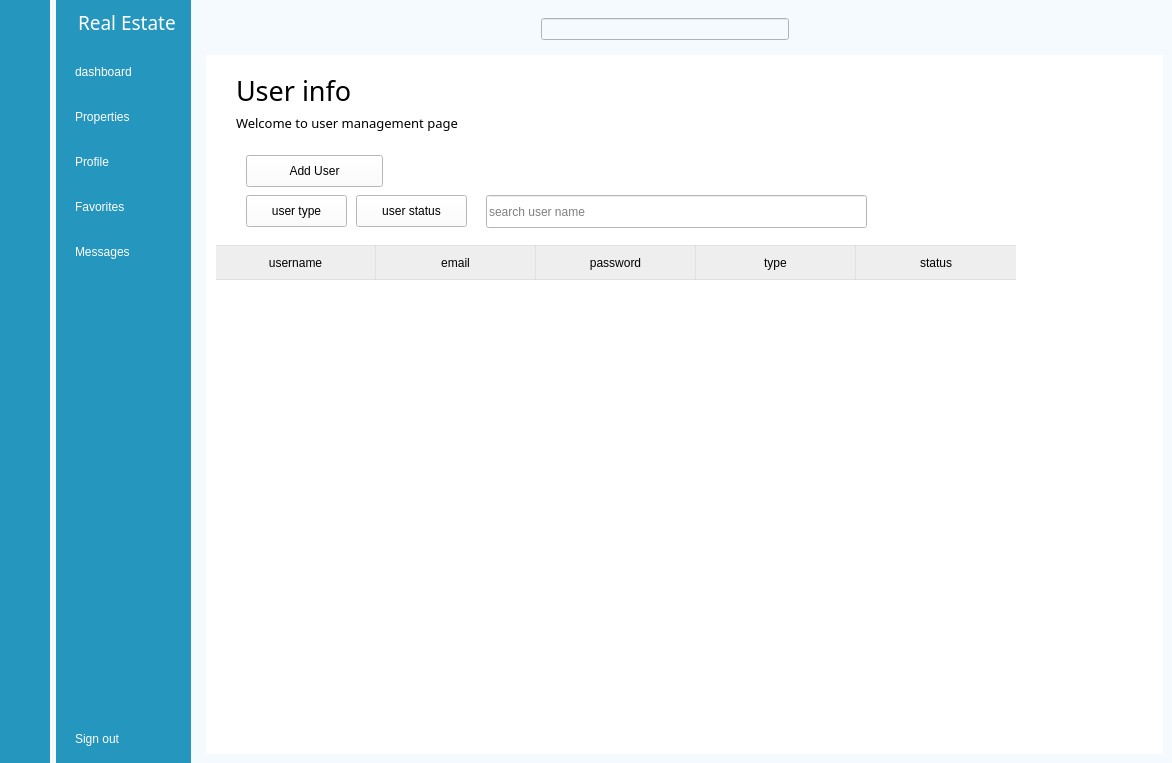
<?xml version="1.0" encoding="UTF-8"?>
<ui version="4.0">
 <class>BuyerMenu</class>
 <widget class="QMainWindow" name="BuyerMenu">
  <property name="geometry">
   <rect>
    <x>0</x>
    <y>0</y>
    <width>1172</width>
    <height>763</height>
   </rect>
  </property>
  <property name="windowTitle">
   <string>MainWindow</string>
  </property>
  <property name="styleSheet">
   <string notr="true">background-color: rgb(245, 250, 254);</string>
  </property>
  <widget class="QWidget" name="centralwidget">
   <layout class="QGridLayout" name="gridLayout">
    <property name="leftMargin">
     <number>0</number>
    </property>
    <property name="topMargin">
     <number>0</number>
    </property>
    <property name="rightMargin">
     <number>0</number>
    </property>
    <property name="bottomMargin">
     <number>0</number>
    </property>
    <item row="0" column="0">
     <widget class="QWidget" name="icon_name_widget_2" native="true">
      <property name="styleSheet">
       <string notr="true">QWidget{
	
	background-color: rgb(37, 150, 190);
}

QPushButton{
	color:white;
	height:30px;
	border:none;
	font: 10pt &quot;PT Root UI&quot;;
	border-radius:10px
}

QPushButton:checked{
	background-color:#f5fafe;
	color:#1f95ef;
	font-weight:bold
	
}</string>
      </property>
      <layout class="QVBoxLayout" name="verticalLayout_3">
       <item>
        <layout class="QHBoxLayout" name="horizontalLayout_3">
         <item>
          <widget class="QLabel" name="label_4">
           <property name="text">
            <string/>
           </property>
           <property name="pixmap">
            <pixmap resource="res.qrc">:/white/icons/white/home.svg</pixmap>
           </property>
          </widget>
         </item>
        </layout>
       </item>
       <item>
        <layout class="QVBoxLayout" name="verticalLayout">
         <property name="spacing">
          <number>15</number>
         </property>
         <property name="topMargin">
          <number>15</number>
         </property>
         <item>
          <widget class="QPushButton" name="btn_dashboard1">
           <property name="text">
            <string/>
           </property>
           <property name="icon">
            <iconset resource="res.qrc">
             <normaloff>:/icons2/icons/icon2/dashboard_white.png</normaloff>
             <normalon>:/icons2/icons/icon2/dashboard.png</normalon>:/icons2/icons/icon2/dashboard_white.png</iconset>
           </property>
           <property name="checkable">
            <bool>true</bool>
           </property>
           <property name="autoExclusive">
            <bool>true</bool>
           </property>
          </widget>
         </item>
         <item>
          <widget class="QPushButton" name="btn_properties1">
           <property name="text">
            <string/>
           </property>
           <property name="icon">
            <iconset resource="res.qrc">
             <normaloff>:/white/icons/white/search.svg</normaloff>
             <normalon>:/icons2/icons/icon2/iconizer-search.svg</normalon>:/white/icons/white/search.svg</iconset>
           </property>
           <property name="checkable">
            <bool>true</bool>
           </property>
           <property name="autoExclusive">
            <bool>true</bool>
           </property>
          </widget>
         </item>
         <item>
          <widget class="QPushButton" name="btn_profile1">
           <property name="text">
            <string/>
           </property>
           <property name="icon">
            <iconset resource="res.qrc">
             <normaloff>:/icons2/icons/icon2/profile_white.png</normaloff>
             <normalon>:/icons2/icons/icon2/profile.png</normalon>:/icons2/icons/icon2/profile_white.png</iconset>
           </property>
           <property name="checkable">
            <bool>true</bool>
           </property>
           <property name="autoExclusive">
            <bool>true</bool>
           </property>
          </widget>
         </item>
         <item>
          <widget class="QPushButton" name="btn_favorites1">
           <property name="text">
            <string/>
           </property>
           <property name="icon">
            <iconset resource="res.qrc">
             <normaloff>:/white/icons/white/heart.svg</normaloff>
             <normalon>:/icons2/icons/icon2/iconizer-heart.svg</normalon>:/white/icons/white/heart.svg</iconset>
           </property>
           <property name="checkable">
            <bool>true</bool>
           </property>
           <property name="autoExclusive">
            <bool>true</bool>
           </property>
          </widget>
         </item>
         <item>
          <widget class="QPushButton" name="btn_messages1">
           <property name="text">
            <string/>
           </property>
           <property name="icon">
            <iconset resource="res.qrc">
             <normaloff>:/icons2/icons/icon2/messages_white.png</normaloff>
             <normalon>:/icons2/icons/icon2/messages.png</normalon>:/icons2/icons/icon2/messages_white.png</iconset>
           </property>
           <property name="checkable">
            <bool>true</bool>
           </property>
           <property name="autoExclusive">
            <bool>true</bool>
           </property>
          </widget>
         </item>
        </layout>
       </item>
       <item>
        <spacer name="verticalSpacer_3">
         <property name="orientation">
          <enum>Qt::Vertical</enum>
         </property>
         <property name="sizeHint" stdset="0">
          <size>
           <width>20</width>
           <height>246</height>
          </size>
         </property>
        </spacer>
       </item>
       <item>
        <widget class="QPushButton" name="btn_signout1">
         <property name="text">
          <string/>
         </property>
         <property name="icon">
          <iconset resource="res.qrc">
           <normaloff>:/icons2/icons/icon2/log_out_white.png</normaloff>
           <normalon>:/icons2/icons/icon2/log_out.png</normalon>:/icons2/icons/icon2/log_out_white.png</iconset>
         </property>
         <property name="checkable">
          <bool>true</bool>
         </property>
        </widget>
       </item>
      </layout>
     </widget>
    </item>
    <item row="0" column="1">
     <widget class="QWidget" name="icon_name_widget" native="true">
      <property name="styleSheet">
       <string notr="true">QWidget{
	background-color: rgb(37, 150, 190);
	color:white;
}

QPushButton{
	color:white;
	text-align:left;
	height:30px;
	font: 10pt &quot;PT Root UI&quot;;
	border:none;
	padding-left:10px;
	border-top-left-radius:10px;
	border-bottom-left-radius:10px;
}

QPushButton:checked{
	background-color:#f5fafe;
	color:#1f95ef;
	font-weight:bold

}</string>
      </property>
      <layout class="QVBoxLayout" name="verticalLayout_4">
       <property name="rightMargin">
        <number>0</number>
       </property>
       <item>
        <layout class="QHBoxLayout" name="horizontalLayout_2">
         <property name="rightMargin">
          <number>15</number>
         </property>
         <item>
          <widget class="QLabel" name="label_2">
           <property name="text">
            <string/>
           </property>
           <property name="pixmap">
            <pixmap resource="res.qrc">:/white/icons/white/home.svg</pixmap>
           </property>
          </widget>
         </item>
         <item>
          <widget class="QLabel" name="label_3">
           <property name="font">
            <font>
             <family>PT Root UI Bold</family>
             <pointsize>14</pointsize>
             <weight>9</weight>
             <italic>false</italic>
             <bold>false</bold>
            </font>
           </property>
           <property name="styleSheet">
            <string notr="true">font: 75 14pt &quot;PT Root UI Bold&quot;;</string>
           </property>
           <property name="text">
            <string>Real Estate</string>
           </property>
          </widget>
         </item>
        </layout>
       </item>
       <item>
        <layout class="QVBoxLayout" name="verticalLayout_2">
         <property name="spacing">
          <number>15</number>
         </property>
         <property name="topMargin">
          <number>15</number>
         </property>
         <item>
          <widget class="QPushButton" name="btn_dashboard2">
           <property name="text">
            <string>dashboard</string>
           </property>
           <property name="icon">
            <iconset resource="res.qrc">
             <normaloff>:/icons2/icons/icon2/dashboard_white.png</normaloff>
             <normalon>:/icons2/icons/icon2/dashboard.png</normalon>:/icons2/icons/icon2/dashboard_white.png</iconset>
           </property>
           <property name="checkable">
            <bool>true</bool>
           </property>
           <property name="autoExclusive">
            <bool>true</bool>
           </property>
          </widget>
         </item>
         <item>
          <widget class="QPushButton" name="btn_properties2">
           <property name="text">
            <string>Properties</string>
           </property>
           <property name="icon">
            <iconset resource="res.qrc">
             <normaloff>:/white/icons/white/search.svg</normaloff>
             <normalon>:/icons2/icons/icon2/iconizer-search.svg</normalon>:/white/icons/white/search.svg</iconset>
           </property>
           <property name="checkable">
            <bool>true</bool>
           </property>
           <property name="autoExclusive">
            <bool>true</bool>
           </property>
          </widget>
         </item>
         <item>
          <widget class="QPushButton" name="btn_profile2">
           <property name="text">
            <string>Profile</string>
           </property>
           <property name="icon">
            <iconset resource="res.qrc">
             <normaloff>:/icons2/icons/icon2/profile_white.png</normaloff>
             <normalon>:/icons2/icons/icon2/profile.png</normalon>:/icons2/icons/icon2/profile_white.png</iconset>
           </property>
           <property name="checkable">
            <bool>true</bool>
           </property>
           <property name="autoExclusive">
            <bool>true</bool>
           </property>
          </widget>
         </item>
         <item>
          <widget class="QPushButton" name="btn_favorites2">
           <property name="text">
            <string>Favorites</string>
           </property>
           <property name="icon">
            <iconset resource="res.qrc">
             <normaloff>:/white/icons/white/heart.svg</normaloff>
             <normalon>:/icons2/icons/icon2/iconizer-heart.svg</normalon>:/white/icons/white/heart.svg</iconset>
           </property>
           <property name="checkable">
            <bool>true</bool>
           </property>
           <property name="autoExclusive">
            <bool>true</bool>
           </property>
          </widget>
         </item>
         <item>
          <widget class="QPushButton" name="btn_messages2">
           <property name="text">
            <string>Messages</string>
           </property>
           <property name="icon">
            <iconset resource="res.qrc">
             <normaloff>:/icons2/icons/icon2/messages_white.png</normaloff>
             <normalon>:/icons2/icons/icon2/messages.png</normalon>:/icons2/icons/icon2/messages_white.png</iconset>
           </property>
           <property name="checkable">
            <bool>true</bool>
           </property>
           <property name="autoExclusive">
            <bool>true</bool>
           </property>
          </widget>
         </item>
        </layout>
       </item>
       <item>
        <spacer name="verticalSpacer_2">
         <property name="orientation">
          <enum>Qt::Vertical</enum>
         </property>
         <property name="sizeHint" stdset="0">
          <size>
           <width>20</width>
           <height>246</height>
          </size>
         </property>
        </spacer>
       </item>
       <item>
        <widget class="QPushButton" name="btn_signout2">
         <property name="text">
          <string>Sign out</string>
         </property>
         <property name="icon">
          <iconset resource="res.qrc">
           <normaloff>:/icons2/icons/icon2/log_out_white.png</normaloff>
           <normalon>:/icons2/icons/icon2/log_out.png</normalon>:/icons2/icons/icon2/log_out_white.png</iconset>
         </property>
         <property name="checkable">
          <bool>true</bool>
         </property>
        </widget>
       </item>
      </layout>
     </widget>
    </item>
    <item row="0" column="2">
     <widget class="QWidget" name="main_menu" native="true">
      <layout class="QVBoxLayout" name="verticalLayout_5">
       <item>
        <widget class="QWidget" name="header_widget" native="true">
         <layout class="QHBoxLayout" name="horizontalLayout_4">
          <item>
           <widget class="QPushButton" name="btn_nav_bar">
            <property name="styleSheet">
             <string notr="true">border:none;</string>
            </property>
            <property name="text">
             <string/>
            </property>
            <property name="icon">
             <iconset resource="res.qrc">
              <normaloff>:/icons2/icons/icon2/menu.png</normaloff>:/icons2/icons/icon2/menu.png</iconset>
            </property>
            <property name="checkable">
             <bool>true</bool>
            </property>
           </widget>
          </item>
          <item>
           <spacer name="horizontalSpacer_2">
            <property name="orientation">
             <enum>Qt::Horizontal</enum>
            </property>
            <property name="sizeHint" stdset="0">
             <size>
              <width>140</width>
              <height>20</height>
             </size>
            </property>
           </spacer>
          </item>
          <item>
           <layout class="QHBoxLayout" name="horizontalLayout">
            <property name="spacing">
             <number>7</number>
            </property>
            <item>
             <widget class="LineEdit" name="LineEdit">
              <property name="sizePolicy">
               <sizepolicy hsizetype="Expanding" vsizetype="Fixed">
                <horstretch>0</horstretch>
                <verstretch>0</verstretch>
               </sizepolicy>
              </property>
             </widget>
            </item>
            <item>
             <widget class="QPushButton" name="btn_search">
              <property name="styleSheet">
               <string notr="true">border:none</string>
              </property>
              <property name="text">
               <string/>
              </property>
              <property name="icon">
               <iconset resource="res.qrc">
                <normaloff>:/icons2/icons/icon2/search.png</normaloff>:/icons2/icons/icon2/search.png</iconset>
              </property>
             </widget>
            </item>
           </layout>
          </item>
          <item>
           <spacer name="horizontalSpacer">
            <property name="orientation">
             <enum>Qt::Horizontal</enum>
            </property>
            <property name="sizeHint" stdset="0">
             <size>
              <width>162</width>
              <height>20</height>
             </size>
            </property>
           </spacer>
          </item>
          <item>
           <widget class="QPushButton" name="btn_user">
            <property name="styleSheet">
             <string notr="true">border:none;</string>
            </property>
            <property name="text">
             <string/>
            </property>
            <property name="icon">
             <iconset resource="res.qrc">
              <normaloff>:/icons2/icons/icon2/image.png</normaloff>:/icons2/icons/icon2/image.png</iconset>
            </property>
           </widget>
          </item>
         </layout>
        </widget>
       </item>
       <item>
        <widget class="SlideAniStackedWidget" name="SlideAniStackedWidget">
         <property name="styleSheet">
          <string notr="true">background-color: rgb(255, 255, 255);</string>
         </property>
         <property name="currentIndex">
          <number>1</number>
         </property>
         <widget class="QWidget" name="page_dashborad">
          <widget class="TitleLabel" name="TitleLabel">
           <property name="geometry">
            <rect>
             <x>130</x>
             <y>70</y>
             <width>261</width>
             <height>101</height>
            </rect>
           </property>
           <property name="text">
            <string>Dashboard</string>
           </property>
          </widget>
         </widget>
         <widget class="QWidget" name="page_properties">
          <widget class="TableWidget" name="TableWidget1">
           <property name="geometry">
            <rect>
             <x>10</x>
             <y>190</y>
             <width>811</width>
             <height>471</height>
            </rect>
           </property>
           <property name="styleSheet">
            <string notr="true">QTableView {
    background: transparent;
    outline: none;
    border: none;
    /* font: 13px 'Segoe UI', 'Microsoft YaHei'; */
    selection-background-color: transparent;
    alternate-background-color: transparent;
}

QTableView[isBorderVisible=true] {
    border: 1px solid rgba(0, 0, 0, 15);
}

QTableView::item {
    background: transparent;
    border: 0px;
    padding-left: 16px;
    padding-right: 16px;
    height: 35px;
}


QTableView::indicator {
    width: 18px;
    height: 18px;
    border-radius: 5px;
    border: none;
    background-color: transparent;
}


QHeaderView {
    background-color: transparent;
}

QHeaderView::section {
    background-color:  ;
	background-color: rgb(238, 238, 238);
    color: black;
    padding-left: 5px;
    padding-right: 5px;
    border: 1px solid rgba(0, 0, 0, 15);
    font: 17px 'Segoe UI', 'Microsoft YaHei', 'PingFang SC';
}

QHeaderView::section:horizontal {
    border-left: none;
    height: 33px;
}

QTableView[isBorderVisible=true] QHeaderView::section:horizontal {
    border-top: none;
}

QHeaderView::section:horizontal:last {
    border-right: none;
}

QHeaderView::section:vertical {
    border-top: none;
}

QHeaderView::section:checked {
    background-color: transparent;
}

QHeaderView::down-arrow {
    subcontrol-origin: padding;
    subcontrol-position: center right;
    margin-right: 6px;
    image: url(:/qfluentwidgets/images/table_view/Down_black.svg);
}

QHeaderView::up-arrow {
    subcontrol-origin: padding;
    subcontrol-position: center right;
    margin-right: 6px;
    image: url(:/qfluentwidgets/images/table_view/Up_black.svg);
}

QTableCornerButton::section {
    background-color: transparent;
    border: 1px solid rgba(0, 0, 0, 15);
}

QTableCornerButton::section:pressed {
    background-color: rgba(0, 0, 0, 12);
}</string>
           </property>
           <attribute name="horizontalHeaderDefaultSectionSize">
            <number>160</number>
           </attribute>
           <column>
            <property name="text">
             <string>username</string>
            </property>
           </column>
           <column>
            <property name="text">
             <string>email</string>
            </property>
           </column>
           <column>
            <property name="text">
             <string>password</string>
            </property>
           </column>
           <column>
            <property name="text">
             <string>type</string>
            </property>
           </column>
           <column>
            <property name="text">
             <string>status</string>
            </property>
           </column>
          </widget>
          <widget class="QLabel" name="label">
           <property name="geometry">
            <rect>
             <x>30</x>
             <y>20</y>
             <width>141</width>
             <height>31</height>
            </rect>
           </property>
           <property name="font">
            <font>
             <family>PT Root UI Bold</family>
             <pointsize>20</pointsize>
             <italic>false</italic>
             <underline>false</underline>
            </font>
           </property>
           <property name="text">
            <string>User info</string>
           </property>
          </widget>
          <widget class="QLabel" name="label_5">
           <property name="geometry">
            <rect>
             <x>30</x>
             <y>60</y>
             <width>281</width>
             <height>16</height>
            </rect>
           </property>
           <property name="font">
            <font>
             <family>PT Root UI Bold</family>
             <pointsize>10</pointsize>
             <italic>false</italic>
             <underline>false</underline>
            </font>
           </property>
           <property name="text">
            <string>Welcome to user management page</string>
           </property>
          </widget>
          <widget class="FilledPushButton" name="FilledPushButton">
           <property name="geometry">
            <rect>
             <x>40</x>
             <y>100</y>
             <width>137</width>
             <height>32</height>
            </rect>
           </property>
           <property name="text">
            <string>Add User</string>
           </property>
          </widget>
          <widget class="ComboBox" name="ComboBox">
           <property name="geometry">
            <rect>
             <x>40</x>
             <y>140</y>
             <width>101</width>
             <height>32</height>
            </rect>
           </property>
           <property name="text">
            <string>user type</string>
           </property>
          </widget>
          <widget class="ComboBox" name="ComboBox_2">
           <property name="geometry">
            <rect>
             <x>150</x>
             <y>140</y>
             <width>111</width>
             <height>32</height>
            </rect>
           </property>
           <property name="text">
            <string>user status</string>
           </property>
          </widget>
          <widget class="SearchLineEdit" name="SearchLineEdit">
           <property name="geometry">
            <rect>
             <x>280</x>
             <y>140</y>
             <width>381</width>
             <height>33</height>
            </rect>
           </property>
           <property name="text">
            <string/>
           </property>
           <property name="placeholderText">
            <string>search user name</string>
           </property>
          </widget>
         </widget>
         <widget class="QWidget" name="page_profile">
          <widget class="TitleLabel" name="TitleLabel_3">
           <property name="geometry">
            <rect>
             <x>250</x>
             <y>170</y>
             <width>123</width>
             <height>38</height>
            </rect>
           </property>
           <property name="text">
            <string>Profile</string>
           </property>
          </widget>
         </widget>
         <widget class="QWidget" name="page_favorites">
          <widget class="TitleLabel" name="TitleLabel_4">
           <property name="geometry">
            <rect>
             <x>270</x>
             <y>140</y>
             <width>123</width>
             <height>38</height>
            </rect>
           </property>
           <property name="text">
            <string>Favorites</string>
           </property>
          </widget>
         </widget>
         <widget class="QWidget" name="page_messages">
          <widget class="TitleLabel" name="TitleLabel_5">
           <property name="geometry">
            <rect>
             <x>240</x>
             <y>190</y>
             <width>123</width>
             <height>38</height>
            </rect>
           </property>
           <property name="text">
            <string>Messages</string>
           </property>
          </widget>
         </widget>
        </widget>
       </item>
      </layout>
     </widget>
    </item>
   </layout>
  </widget>
 </widget>
 <customwidgets>
  <customwidget>
   <class>ComboBox</class>
   <extends>QPushButton</extends>
   <header>qfluentwidgets</header>
  </customwidget>
  <customwidget>
   <class>PushButton</class>
   <extends>QPushButton</extends>
   <header>qfluentwidgets</header>
  </customwidget>
  <customwidget>
   <class>FilledPushButton</class>
   <extends>PushButton</extends>
   <header>qfluentwidgetspro</header>
  </customwidget>
  <customwidget>
   <class>SlideAniStackedWidget</class>
   <extends>QStackedWidget</extends>
   <header>qfluentwidgetspro</header>
   <container>1</container>
  </customwidget>
  <customwidget>
   <class>TitleLabel</class>
   <extends>QLabel</extends>
   <header>qfluentwidgets</header>
  </customwidget>
  <customwidget>
   <class>LineEdit</class>
   <extends>QLineEdit</extends>
   <header>qfluentwidgets</header>
  </customwidget>
  <customwidget>
   <class>SearchLineEdit</class>
   <extends>LineEdit</extends>
   <header>qfluentwidgets</header>
  </customwidget>
  <customwidget>
   <class>TableWidget</class>
   <extends>QTableWidget</extends>
   <header>qfluentwidgets</header>
  </customwidget>
 </customwidgets>
 <resources>
  <include location="res.qrc"/>
 </resources>
 <connections>
  <connection>
   <sender>btn_messages1</sender>
   <signal>toggled(bool)</signal>
   <receiver>btn_messages2</receiver>
   <slot>setChecked(bool)</slot>
   <hints>
    <hint type="sourcelabel">
     <x>58</x>
     <y>298</y>
    </hint>
    <hint type="destinationlabel">
     <x>171</x>
     <y>294</y>
    </hint>
   </hints>
  </connection>
  <connection>
   <sender>btn_favorites1</sender>
   <signal>toggled(bool)</signal>
   <receiver>btn_favorites2</receiver>
   <slot>setChecked(bool)</slot>
   <hints>
    <hint type="sourcelabel">
     <x>58</x>
     <y>243</y>
    </hint>
    <hint type="destinationlabel">
     <x>161</x>
     <y>248</y>
    </hint>
   </hints>
  </connection>
  <connection>
   <sender>btn_profile1</sender>
   <signal>toggled(bool)</signal>
   <receiver>btn_profile2</receiver>
   <slot>setChecked(bool)</slot>
   <hints>
    <hint type="sourcelabel">
     <x>43</x>
     <y>205</y>
    </hint>
    <hint type="destinationlabel">
     <x>139</x>
     <y>203</y>
    </hint>
   </hints>
  </connection>
  <connection>
   <sender>btn_properties1</sender>
   <signal>toggled(bool)</signal>
   <receiver>btn_properties2</receiver>
   <slot>setChecked(bool)</slot>
   <hints>
    <hint type="sourcelabel">
     <x>48</x>
     <y>160</y>
    </hint>
    <hint type="destinationlabel">
     <x>192</x>
     <y>159</y>
    </hint>
   </hints>
  </connection>
  <connection>
   <sender>btn_dashboard1</sender>
   <signal>toggled(bool)</signal>
   <receiver>btn_dashboard2</receiver>
   <slot>setChecked(bool)</slot>
   <hints>
    <hint type="sourcelabel">
     <x>39</x>
     <y>113</y>
    </hint>
    <hint type="destinationlabel">
     <x>182</x>
     <y>115</y>
    </hint>
   </hints>
  </connection>
  <connection>
   <sender>btn_dashboard2</sender>
   <signal>toggled(bool)</signal>
   <receiver>btn_dashboard1</receiver>
   <slot>setChecked(bool)</slot>
   <hints>
    <hint type="sourcelabel">
     <x>116</x>
     <y>104</y>
    </hint>
    <hint type="destinationlabel">
     <x>50</x>
     <y>108</y>
    </hint>
   </hints>
  </connection>
  <connection>
   <sender>btn_properties2</sender>
   <signal>toggled(bool)</signal>
   <receiver>btn_properties1</receiver>
   <slot>setChecked(bool)</slot>
   <hints>
    <hint type="sourcelabel">
     <x>120</x>
     <y>149</y>
    </hint>
    <hint type="destinationlabel">
     <x>63</x>
     <y>155</y>
    </hint>
   </hints>
  </connection>
  <connection>
   <sender>btn_profile2</sender>
   <signal>toggled(bool)</signal>
   <receiver>btn_profile1</receiver>
   <slot>setChecked(bool)</slot>
   <hints>
    <hint type="sourcelabel">
     <x>121</x>
     <y>210</y>
    </hint>
    <hint type="destinationlabel">
     <x>53</x>
     <y>209</y>
    </hint>
   </hints>
  </connection>
  <connection>
   <sender>btn_favorites2</sender>
   <signal>toggled(bool)</signal>
   <receiver>btn_favorites1</receiver>
   <slot>setChecked(bool)</slot>
   <hints>
    <hint type="sourcelabel">
     <x>127</x>
     <y>255</y>
    </hint>
    <hint type="destinationlabel">
     <x>68</x>
     <y>256</y>
    </hint>
   </hints>
  </connection>
  <connection>
   <sender>btn_messages2</sender>
   <signal>toggled(bool)</signal>
   <receiver>btn_messages1</receiver>
   <slot>setChecked(bool)</slot>
   <hints>
    <hint type="sourcelabel">
     <x>123</x>
     <y>298</y>
    </hint>
    <hint type="destinationlabel">
     <x>52</x>
     <y>300</y>
    </hint>
   </hints>
  </connection>
  <connection>
   <sender>btn_nav_bar</sender>
   <signal>toggled(bool)</signal>
   <receiver>icon_name_widget_2</receiver>
   <slot>setHidden(bool)</slot>
   <hints>
    <hint type="sourcelabel">
     <x>351</x>
     <y>37</y>
    </hint>
    <hint type="destinationlabel">
     <x>70</x>
     <y>380</y>
    </hint>
   </hints>
  </connection>
  <connection>
   <sender>btn_nav_bar</sender>
   <signal>toggled(bool)</signal>
   <receiver>icon_name_widget</receiver>
   <slot>setVisible(bool)</slot>
   <hints>
    <hint type="sourcelabel">
     <x>360</x>
     <y>46</y>
    </hint>
    <hint type="destinationlabel">
     <x>230</x>
     <y>436</y>
    </hint>
   </hints>
  </connection>
  <connection>
   <sender>btn_signout1</sender>
   <signal>toggled(bool)</signal>
   <receiver>BuyerMenu</receiver>
   <slot>close()</slot>
   <hints>
    <hint type="sourcelabel">
     <x>50</x>
     <y>586</y>
    </hint>
    <hint type="destinationlabel">
     <x>36</x>
     <y>667</y>
    </hint>
   </hints>
  </connection>
  <connection>
   <sender>btn_signout2</sender>
   <signal>toggled(bool)</signal>
   <receiver>BuyerMenu</receiver>
   <slot>close()</slot>
   <hints>
    <hint type="sourcelabel">
     <x>172</x>
     <y>588</y>
    </hint>
    <hint type="destinationlabel">
     <x>163</x>
     <y>696</y>
    </hint>
   </hints>
  </connection>
 </connections>
</ui>
